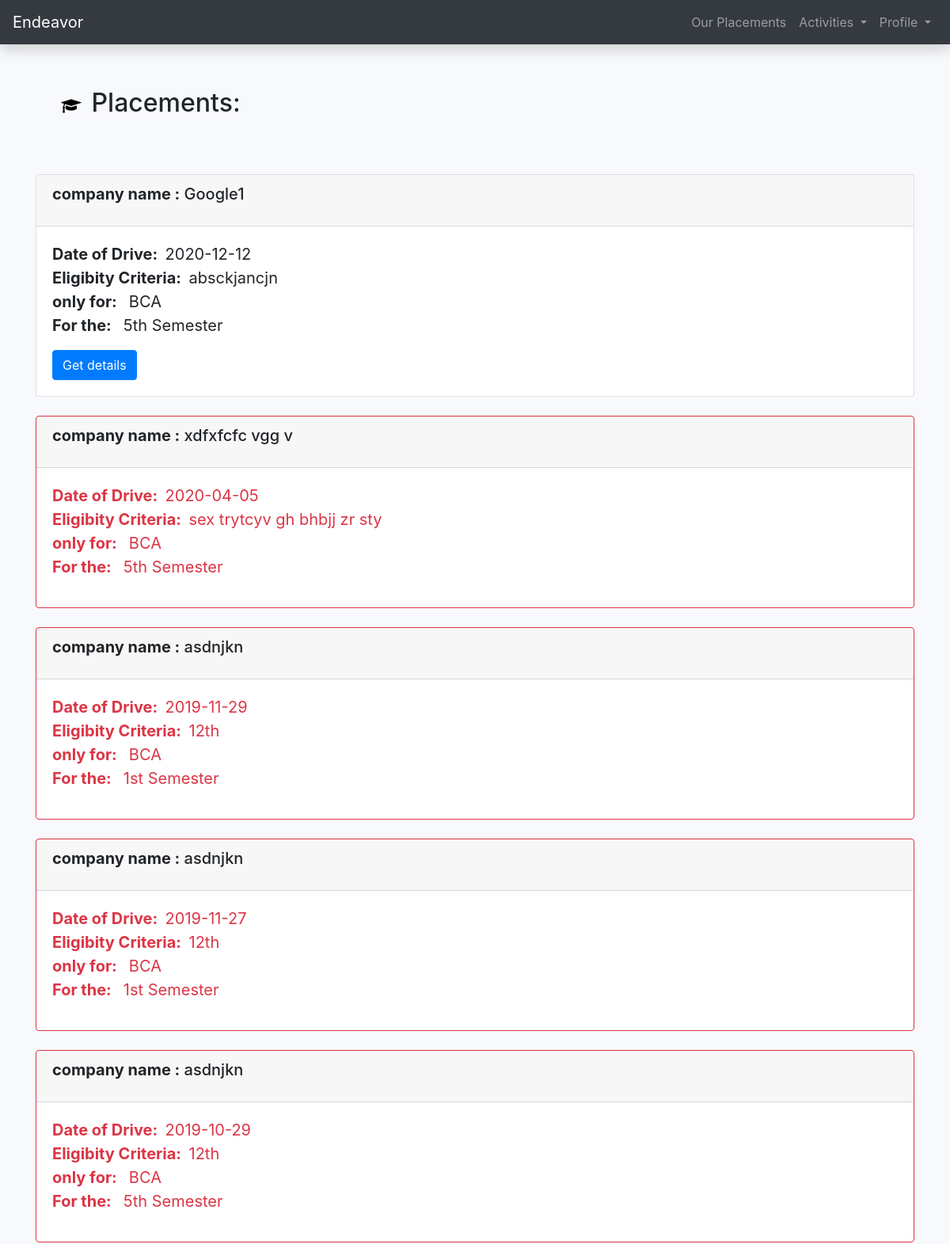
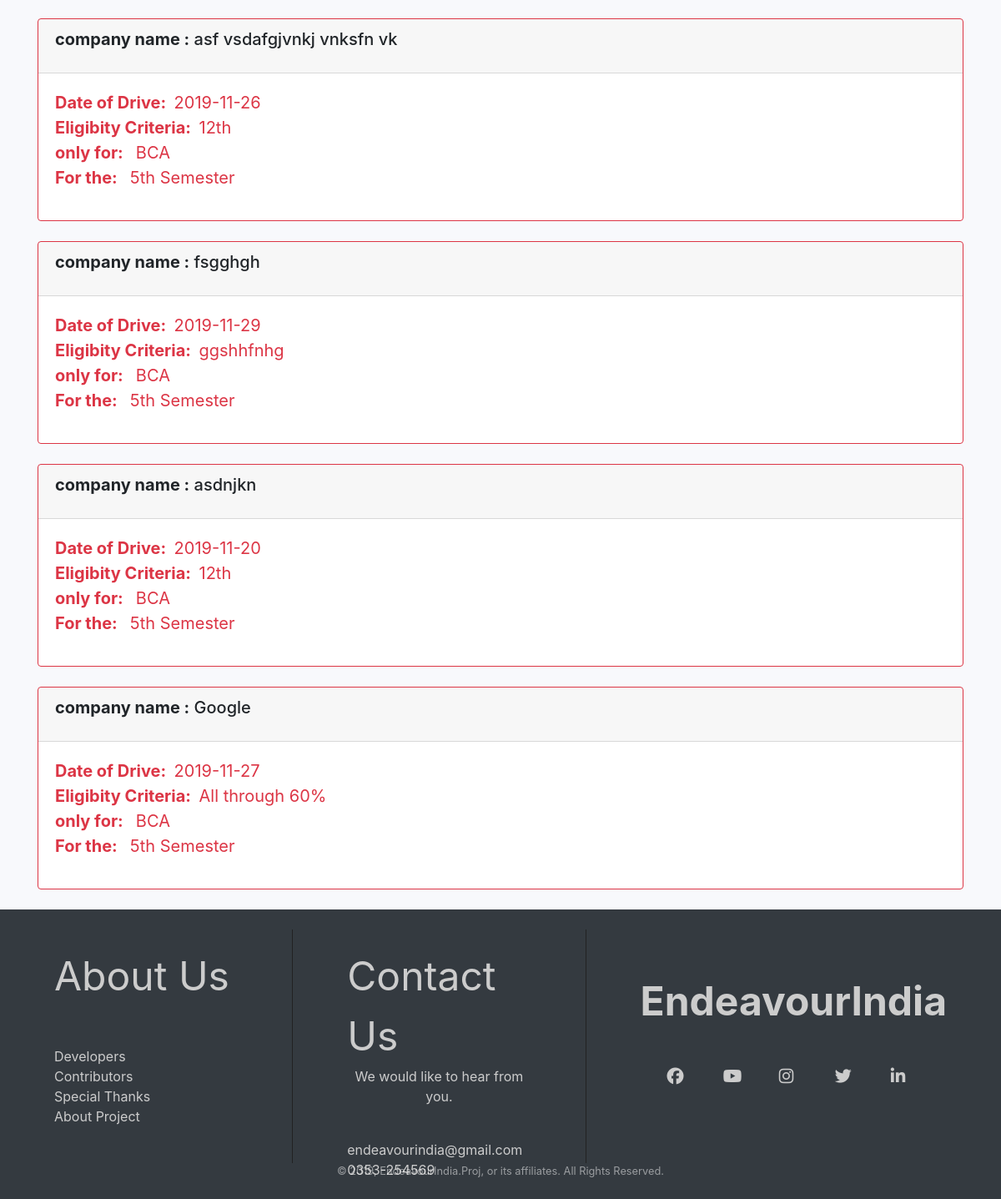
The page /additional/placement_details.php (signed in) on the database its author committed (2 pictures, top to bottom).
### tables this page shows
CREATE TABLE IF NOT EXISTS `placement` (
  `id` int(11) NOT NULL AUTO_INCREMENT,
  `dept` varchar(25) NOT NULL,
  `sem` varchar(50) DEFAULT NULL,
  `company_name` varchar(200) DEFAULT NULL,
  `arriving_date` date DEFAULT NULL,
  `last_apply_date` date DEFAULT NULL,
  `eligibity_criteria` varchar(255) DEFAULT NULL,
  `vacancy` varchar(255) DEFAULT NULL,
  `job_role` varchar(100) DEFAULT NULL,
  `pdf_name` varchar(50) DEFAULT NULL,
  `contact_details` varchar(255) DEFAULT NULL,
  `active_backlog` varchar(5) DEFAULT NULL,
  `Round_name` varchar(1000) DEFAULT NULL,
  `Round_duration` varchar(1000) DEFAULT NULL,
  `notes` varchar(2000) DEFAULT NULL,
  `link` varchar(10000) DEFAULT NULL,
  `created_at` timestamp NOT NULL DEFAULT CURRENT_TIMESTAMP,
  PRIMARY KEY (`id`),
  KEY `dept` (`dept`)
);

CREATE TABLE IF NOT EXISTS `dept` (
  `dept_id` int(11) NOT NULL AUTO_INCREMENT,
  `dept_no` varchar(10) NOT NULL,
  `dept_name` varchar(20) NOT NULL,
  `no_sem` text,
  PRIMARY KEY (`dept_id`)
);

### additional/placement_details.php (the view, shortened to what this page needs)
<?php
include('../connection/db.php');
if(!isset($_SESSION['email'])){
    echo"<script>window.location.href = '/minorproject/index.php'</script>";
}else{
$today = date("y-m-d");
$query = "SELECT * FROM `placement`,`dept` WHERE `placement`.`dept` = `dept`.`dept_id` AND `placement`.`last_apply_date`>= '$today' ORDER BY `placement`.`created_at` DESC ";
$result = mysqli_query($conn, $query);
include_once("../includes/header.php"); ?>
<br>
<br>
<h2><i class="fa fa-graduation-cap" aria-hidden="true" style='color: black'></i> Placements:</h2>
<br>
<br>
<?php
while( $rows = mysqli_fetch_array($result))
    {
    ?>
    <div class="card">
        <div class="card-header">
        <?php
            echo"<h5 class='card-title'><p align = 'left'><b>company name :</b> ".$rows['company_name']."</h5>";
        ?>
        </div>
        <div class="card-body">
        <blockquote class="blockquote mb-0">
        <?php
            echo"<p align = 'left'><b>Date of Drive: &nbsp;</b>".$rows['arriving_date']."<br>";
            echo"<b>Eligibity Criteria: &nbsp;</b>".$rows['eligibity_criteria']."<br>";
            echo"<b>only for: &nbsp;</b> ".$rows['dept_name']."<br>";
            echo"<b>For the: &nbsp;</b> ".$rows['sem'].sup($rows['sem'])." Semester<br>";
            echo"</p>";
        ?><a href="placement_show.php?id=<?php echo base64_encode($rows['id']);?>"<?php print"class='btn btn-primary'>Get details</a>";
        ?>
        </blockquote>
        </div>
        </div>
        <br>
    <?php
       }
       ?>
    <?php
    $query = "SELECT * FROM `placement`,`dept` WHERE `placement`.`dept` = `dept`.`dept_id` AND `placement`.`last_apply_date`< '$today' ORDER BY `placement`.`created_at` DESC ";
    $result = mysqli_query($conn, $query);
    while( $rows = mysqli_fetch_array($result))
    {
    ?>
    <div class="card border-danger">
        <div class="card-header">
            <?php
                echo"<h5 class='card-title'><p align = 'left'><b>company name :</b> ".$rows['company_name']."</h5>";
            ?>
        </div>
        <div class="card-body text-danger">
            <blockquote class="blockquote mb-0">
        <?php
            echo"<p align = 'left'><b>Date of Drive: &nbsp;</b>".$rows['arriving_date']."<br>";
            echo"<b>Eligibity Criteria: &nbsp;</b>".$rows['eligibity_criteria']."<br>";
            echo"<b>only for: &nbsp;</b> ".$rows['dept_name']."<br>";
            echo"<b>For the: &nbsp;</b> ".$rows['sem'].sup($rows['sem'])." Semester<br>";
            echo"</p>";
        ?>
            </blockquote>
        </div>
        </div>
        <br>
    <?php
       }
       ?>
<?php include_once("../includes/footer.php");
}
function sup($i){
    $sup=array("st","nd","rd","th");
    if($i <= 3){
        return $sup[$i-1];
    }else{
        return $sup[3];
    }
  }
?>

### includes/header.php (style rules this page uses)
.fa { padding: 20px; font-size: 12px; width: 45px; text-align: center; text-decoration: none; }

### includes/footer.php (style rules this page uses)
.fa { padding: 20px; margin-left:12px; font-size: 20px; color:#ccc; width: 50px; text-align: center; text-decoration: none; }

### rows shown on the page
placement: company_name "Google1", arriving_date "2020-12-12", eligibity_criteria "absckjancjn", dept.dept_name "BCA", sem "5", sem "th"
placement: company_name "xdfxfcfc vgg v", arriving_date "2020-04-05", eligibity_criteria "sex trytcyv gh bhbjj zr sty", dept.dept_name "BCA", sem "5", sem "th"
placement: company_name "asdnjkn", arriving_date "2019-11-29", eligibity_criteria "12th", dept.dept_name "BCA", sem "1", sem "st"
placement: company_name "asdnjkn", arriving_date "2019-11-27", eligibity_criteria "12th", dept.dept_name "BCA", sem "1", sem "st"
placement: company_name "asdnjkn", arriving_date "2019-10-29", eligibity_criteria "12th", dept.dept_name "BCA", sem "5", sem "th"
placement: company_name "asf vsdafgjvnkj vnksfn vk", arriving_date "2019-11-26", eligibity_criteria "12th", dept.dept_name "BCA", sem "5", sem "th"
placement: company_name "fsgghgh", arriving_date "2019-11-29", eligibity_criteria "ggshhfnhg", dept.dept_name "BCA", sem "5", sem "th"
placement: company_name "asdnjkn", arriving_date "2019-11-20", eligibity_criteria "12th", dept.dept_name "BCA", sem "5", sem "th"
placement: company_name "Google", arriving_date "2019-11-27", eligibity_criteria "All through 60%", dept.dept_name "BCA", sem "5", sem "th"
